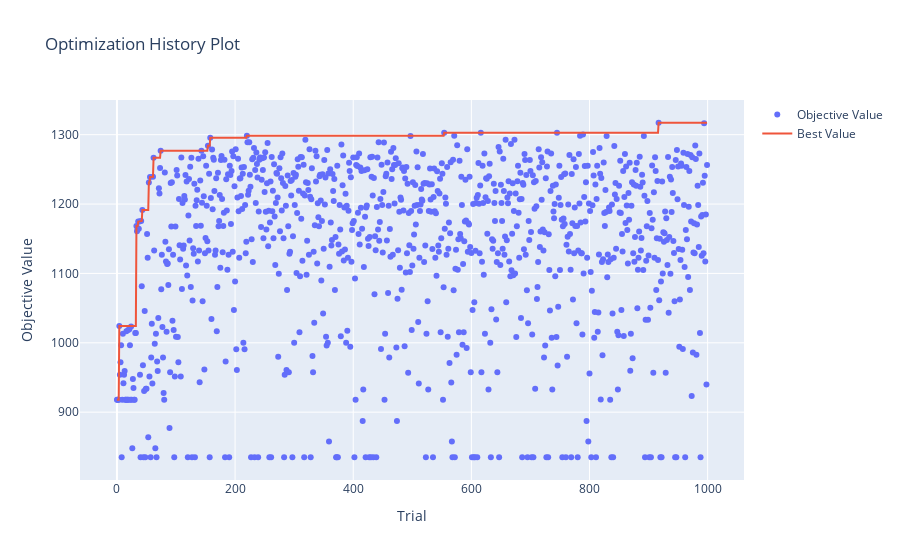

Source (notebook cell):
### Code cell
optuna.visualization.plot_optimization_history(study)

### Figure 1 — Plotly figure (JSON) as saved in the notebook; plotly's stock layout.template omitted (floating-point values rounded to 4 significant figures; data arrays with more than 128 entries replaced by an {"elided": "..."} marker saying what was removed)
{"data": [{"mode": "markers", "name": "Objective Value", "type": "scatter", "x": {"elided": "1000 int values"}, "y": {"elided": "1000 float values"}}, {"mode": "lines", "name": "Best Value", "type": "scatter", "x": {"elided": "1000 int values"}, "y": {"elided": "1000 float values"}}, {"marker": {"color": "#cccccc"}, "mode": "markers", "name": "Infeasible Trial", "showlegend": false, "type": "scatter", "x": [], "y": []}], "layout": {"title": {"text": "Optimization History Plot"}, "xaxis": {"title": {"text": "Trial"}}, "yaxis": {"title": {"text": "Objective Value"}}}}
